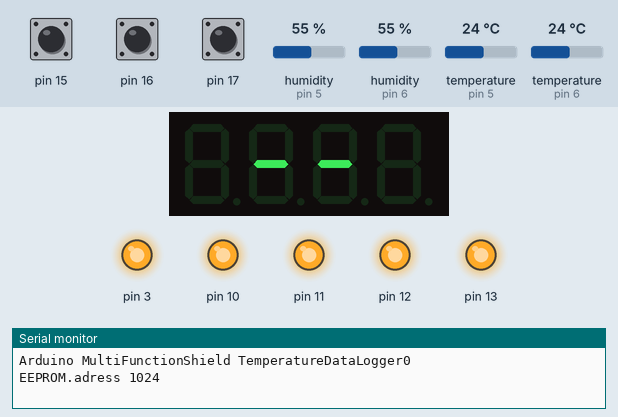
This sketch was run on a simulated Arduino Uno, built with avr-gcc and run on an emulated ATmega328P. On the bench: 4-digit seven-segment display, output pins drawn as LEDs (lit = HIGH), the last lines printed to the serial monitor. The test bench sets the inputs (shaded band); at power-on: temperature (sensors on pin 5, pin 6) 24 °C, pin 15 HIGH, pin 16 HIGH, pin 17 HIGH, humidity (sensors on pin 5, pin 6) 55 %.

Above: at 12.2 s.
12.3 s: temperature (sensor on pin 5) set to 12 °C
At 23.4 s:
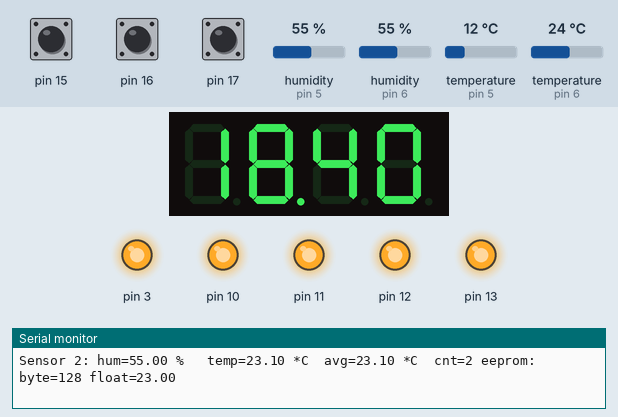
25.0 s: temperature (sensor on pin 6) set to 12 °C
At 34.5 s:
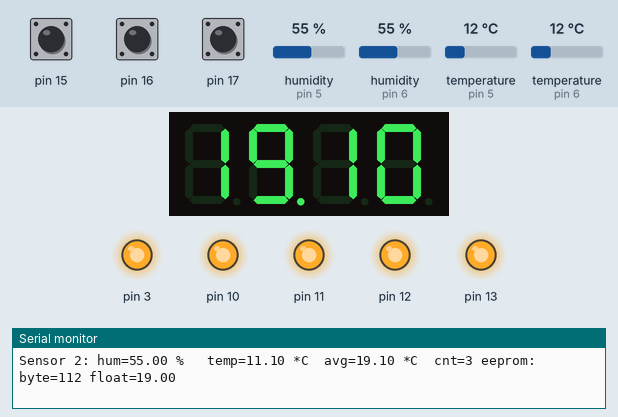
36.2 s: temperature (sensor on pin 5) set to 19 °C
At 44.2 s:
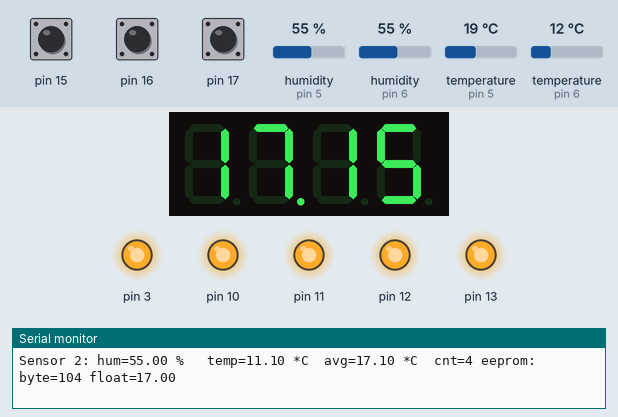
45.9 s: temperature (sensor on pin 6) set to 19 °C
At 55.4 s:
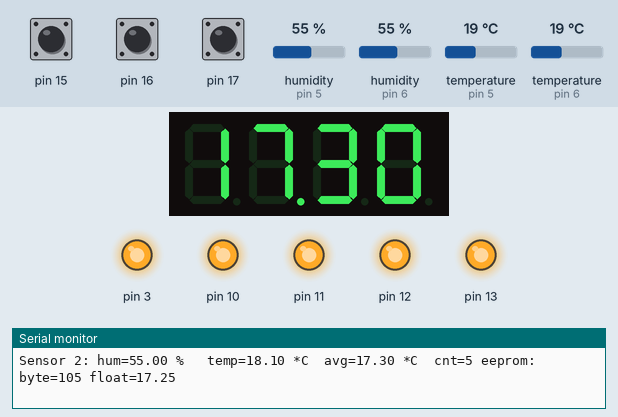
57.0 s: temperature (sensor on pin 5) set to 28 °C
At 65.0 s:
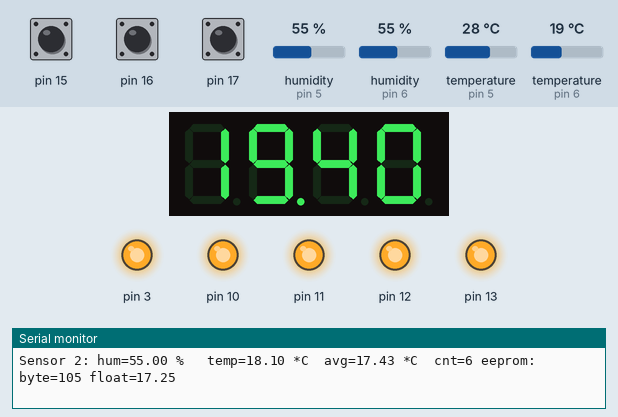
66.7 s: temperature (sensor on pin 6) set to 28 °C
At 77.2 s:
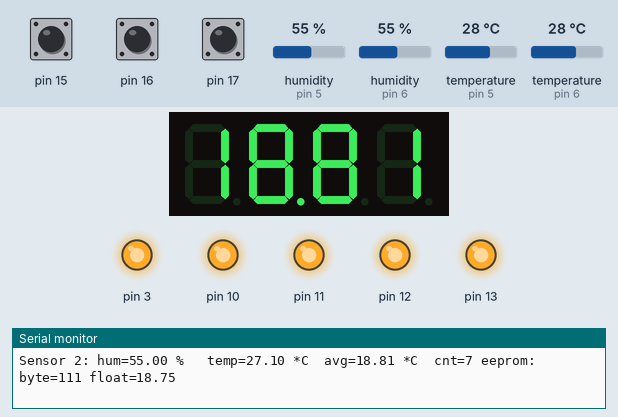
Timing chart, 0 to 78.7 s (numbered marks = the images above; inputs shaded):
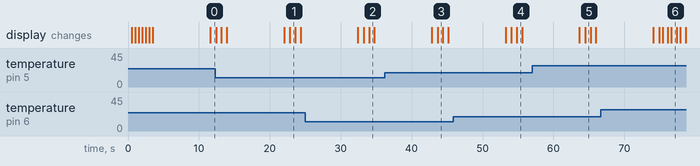

Measured:
- what the display in image 1 shows lasts 0.8 s, from 22.8 s to 23.6 s

The sketch:

Arduino_MultiFunctionShield_TemperatureDataLogger.ino
```cpp
//
//  Temperature Data Logger 24 hours (3 minutes)
//
//  Arduino Uno R3
//  Multi-function Shield
//  2x DHT11 Temperature Sensor
//
//  https://github.com/rocketscream/Low-Power
//

#include "DHT.h"
#include <TimerOne.h>
#include <Wire.h>
#include <MultiFuncShield.h>
#include <EEPROM.h>

#define DHTTYPE   DHT11
#define DHT_1_PIN  5
#define DHT_2_PIN  6

DHT dht_1(DHT_1_PIN, DHTTYPE);
DHT dht_2(DHT_2_PIN, DHTTYPE);

byte  temp1b = 0; // temperature sensor 1 (byte)
byte  temp2b = 0; // temperature sensor 2 (byte)
float temp2f = 0; // temperature sensor 1 (float)
float temp1f = 0; // temperature sensor 2 (float)
int   adress = 0; // eeprom

void setup() {

  Serial.begin(9600);
  while(!Serial && millis()<100){;}
  Serial.print("Arduino MultiFunctionShield TemperatureDataLogger"); Serial.println(adress);
  Timer1.initialize();
  MFS.initialize(&Timer1);

  // show boot message
  MFS.write("boot"); delay(500);
  MFS.write("tENP"); delay(500);
  MFS.write("dAtA"); delay(500);
  MFS.write("LOGr"); delay(500);

  // clear eeprom (middle button at power on)
  if (digitalRead(16)==LOW) {
    MFS.write("cler");
    Serial.println("EEPROM-Format");
    for (int i = 0 ; i < EEPROM.length() ; i++) {
      EEPROM.write(i, 0);
    }
    while(true) {
      MFS.write("End"); delay(500);
      MFS.write("cler"); delay(500);
    }
  }

  // send data (left/right button at power on)
  if ((digitalRead(15)==LOW) || (digitalRead(17)==LOW)) {
    byte delay_ms = 1; if (digitalRead(15)==LOW) delay_ms = 50;
    byte display_flag = 0; if (digitalRead(17)==LOW) {display_flag = 1;}
    MFS.write("dAtA");
    Serial.print((float)0);
    Serial.print(",");
    Serial.print((float)0);
    Serial.println();
    for (int i = 0 ; i < EEPROM.length() ; i+=2) {
      temp1b = EEPROM.read(i);
      temp2b = EEPROM.read(i+1);
      temp1f = -9.0 + (float)temp1b/4;
      temp2f = -9.0 + (float)temp2b/4;
      if ((temp1b>0) && (temp2b>0)) {
        Serial.print((float)temp1f);
        Serial.print(",");
        Serial.print((float)temp2f);
        Serial.println();
        delay(delay_ms);
        if (display_flag) {
          MFS.write("Adr"); delay(500);
          MFS.write(i); delay(500);
          MFS.write(temp1f); delay(500);
          MFS.write(temp2f); delay(500);
          MFS.write("   "); delay(500);
          i-=2;
          if ((digitalRead(15)==HIGH)) i+=2;
          if ((digitalRead(17)==HIGH) && (i >= 0)) i-=2;
        }
      }
    }
    while(true) {
      MFS.write("End"); delay(500);
      MFS.write("dAtA"); delay(500);
    }
  }

  // record data
  MFS.write("run"); delay(500);
  for (int i = 0 ; i < EEPROM.length() ; i+=2) {
    temp1b = EEPROM.read(i);
    temp2b = EEPROM.read(i+1);
    if ((temp1b>0) && (temp2b>0)) {
      adress += 2;
    } else {
      i = EEPROM.length();
    }
  }
  Serial.print("EEPROM.adress "); Serial.println(adress);
  dht_1.begin();
  dht_2.begin();
  MFS.write("adr "); delay(500); MFS.write(adress); delay(500);
  MFS.write("    "); delay(100);

}

byte  t1_index = 0;
byte  t2_index = 0;
float t1_value[10] = {0};
float t2_value[10] = {0};
byte  t1_count = 0;
byte  t2_count = 0;
byte  loop_count = 0;

#define LOGINTERVAL 3*60000 /* 3x min => 24x hours 20x 2x byte => 960 byte */
unsigned long nextLogTime = LOGINTERVAL;

void loop() {

  // sleep 8 seconds, keep powerbank alive
  delay(8000);
  MFS.write(" -- "); delay(10);

  // messure temperature
  float h_1 = 0;
  float t_1 = 0;
  float h_2 = 0;
  float t_2 = 0;
  for (byte i=0;i<3;i++) {
    h_1 += dht_1.readHumidity();     delay(50);
    t_1 += dht_1.readTemperature();  delay(50);
    h_2 += dht_2.readHumidity();     delay(50);
    t_2 += dht_2.readTemperature();  delay(50);
  }
  h_1 /= 3;
  t_1 /= 3;
  h_2 /= 3;
  t_2 /= 3;

  // calibration
  t_1 += 0.4;
  t_2 -= 0.9;

  // average
  t1_count += (t1_count < 10 ? 1 : 0);
  t2_count += (t2_count < 10 ? 1 : 0);
  t1_value[t1_index % 10] = t_1;
  t2_value[t2_index % 10] = t_2;
  t1_index++;
  t2_index++;
  float t1_avg = 0;  for (byte i1=0;i1<t1_count;i1++) {t1_avg += t1_value[i1];} t1_avg /= t1_count;
  float t2_avg = 0;  for (byte i2=0;i2<t1_count;i2++) {t2_avg += t2_value[i2];} t2_avg /= t2_count;

  // convert for eeprom
  temp1b = (t1_avg+9)*4;
  temp2b = (t2_avg+9)*4;
  temp1f = -9.0 + (float)temp1b/4;
  temp2f = -9.0 + (float)temp2b/4;

  // save at eeprom
  unsigned long thisTime = millis();
  if (nextLogTime <= thisTime) {
    nextLogTime = thisTime + LOGINTERVAL; // Min
    MFS.write("log ");  delay(500);
    if (adress < EEPROM.length()) {
       EEPROM.write(adress, temp1b);
       EEPROM.write(adress+1, temp2b);
       MFS.write("adr=");  delay(500);
       MFS.write(adress);  delay(500);
       adress += 2;
    }
  }
  Serial.print("LOG adr="); Serial.print(adress);
  Serial.print(" next="); Serial.print(nextLogTime);
  Serial.print(" millis="); Serial.println(thisTime);

  // debug
  Serial.print("Sensor 1: hum="); Serial.print(h_1); Serial.print(" %\t");
  Serial.print(" temp=");Serial.print(t_1); Serial.print(" *C ");
  Serial.print(" avg="); Serial.print(t1_avg); Serial.print(" *C ");
  Serial.print(" cnt=");Serial.print(t1_count);
  Serial.print(" eeprom: byte=");Serial.print(temp1b);
  Serial.print(" float="); Serial.print(temp1f); Serial.println("");
  Serial.print("Sensor 2: hum="); Serial.print(h_2); Serial.print(" %\t");
  Serial.print(" temp=");Serial.print(t_2); Serial.print(" *C ");
  Serial.print(" avg="); Serial.print(t2_avg); Serial.print(" *C ");
  Serial.print(" cnt=");Serial.print(t2_count);
  Serial.print(" eeprom: byte=");Serial.print(temp2b);
  Serial.print(" float="); Serial.print(temp2f); Serial.println("");

  // display
  loop_count++;
  if (loop_count % 7 == 0) {
    MFS.write("T1_5");  delay(500);  MFS.write((float)t1_avg,2);  delay(750);
    MFS.write("T2_6");  delay(500);  MFS.write((float)t2_avg,2);  delay(750);
    MFS.write("tine");  delay(500);  MFS.write((float)thisTime/60000,1); delay(750);
    MFS.write("nect");  delay(500);  MFS.write((float)(nextLogTime-thisTime)/60000,1); delay(750);
    MFS.write("adr");   delay(500);  MFS.write(adress); delay(750);
  } else {
    MFS.write((float)t1_avg,2);  delay(750);
    MFS.write((float)t2_avg,2);  delay(750);
  }
  MFS.write("    "); delay(100);

}
```
